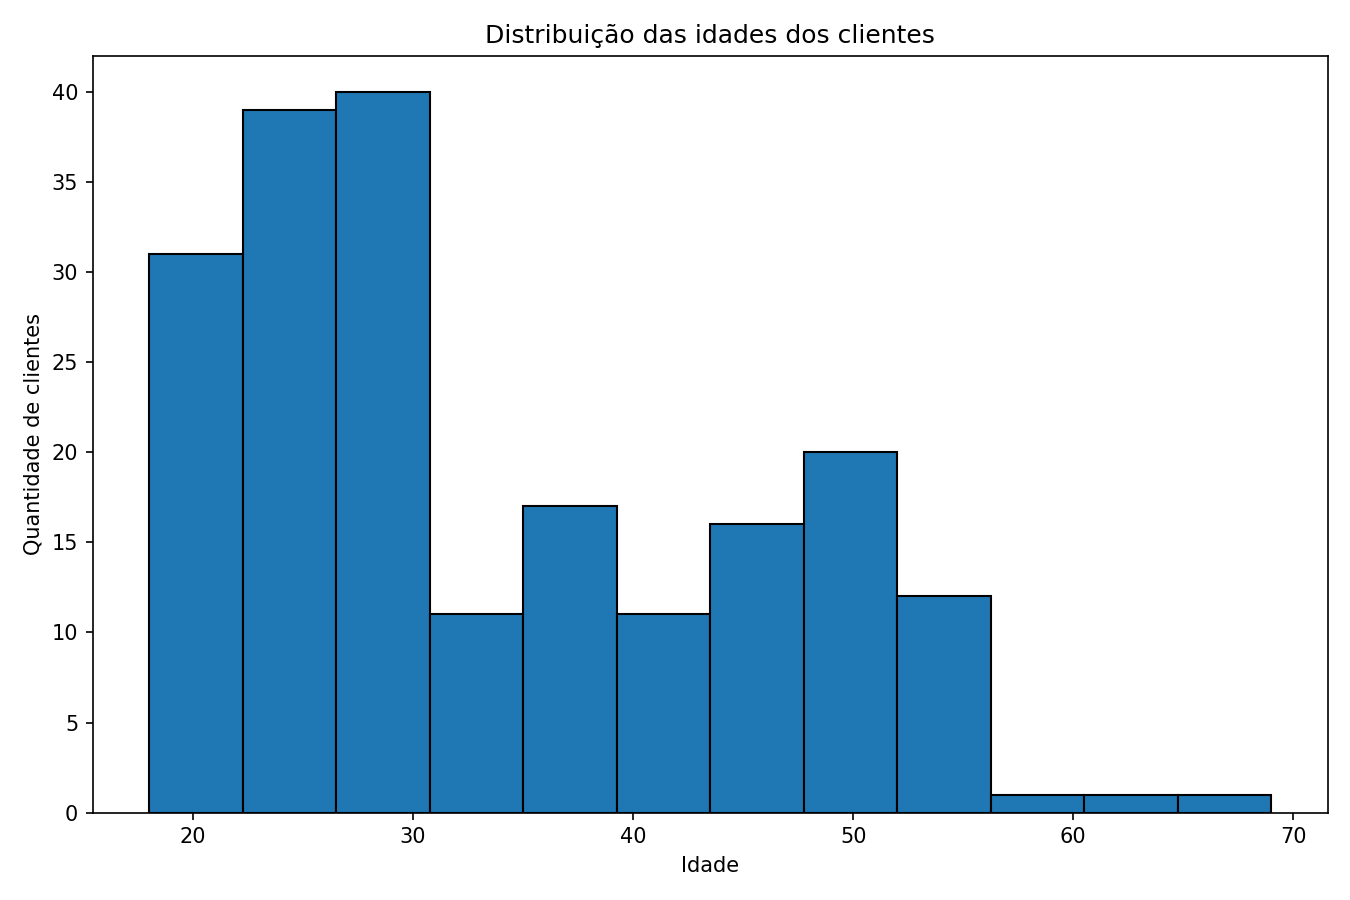

The Python source for this figure:
import pandas as pd
import matplotlib.pyplot as plt
from pathlib import Path

ARQUIVO = Path(__file__).resolve().parent / "dados_distribuicao.csv"
df = pd.read_csv(ARQUIVO)

plt.figure(figsize=(9, 6))
plt.hist(df["idade"].dropna(), bins=12, edgecolor="black")
plt.title("Distribuição das idades dos clientes")
plt.xlabel("Idade")
plt.ylabel("Quantidade de clientes")
plt.tight_layout()
plt.savefig(Path(__file__).resolve().parent / "grafico_distribuicao.png", dpi=150)
plt.close()
